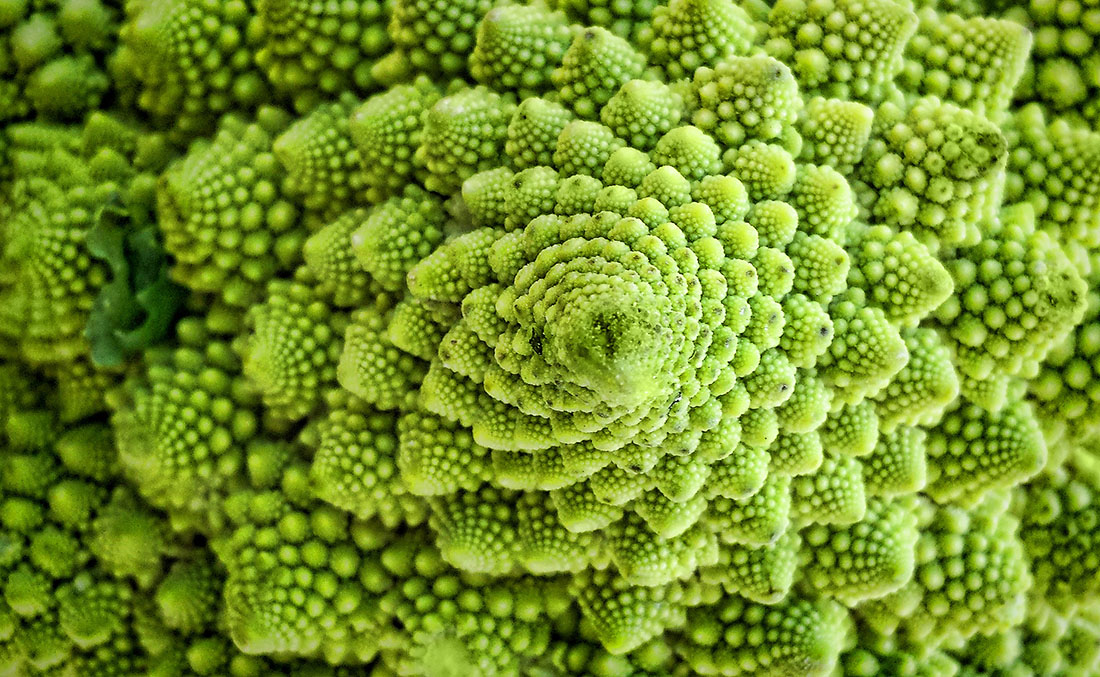
%> input picture fractal.jpg, 1100 x 677 px
$ octave edge_detection.m   (GNU Octave 9; MATLAB toolbox functions it lacks are replaced by stand-ins)
%> lines starting %> are read from the running program, lines starting %| are printed output that depends on the picture
% Reading the Image
img = imread('fractal.jpg');
%> img is the input picture: size 677x1100x3 uint8; mean R, G, B 116.3, 145.4, 39.1

% Conversion of RGB to Gray Scale
gray = rgb2gray(img);
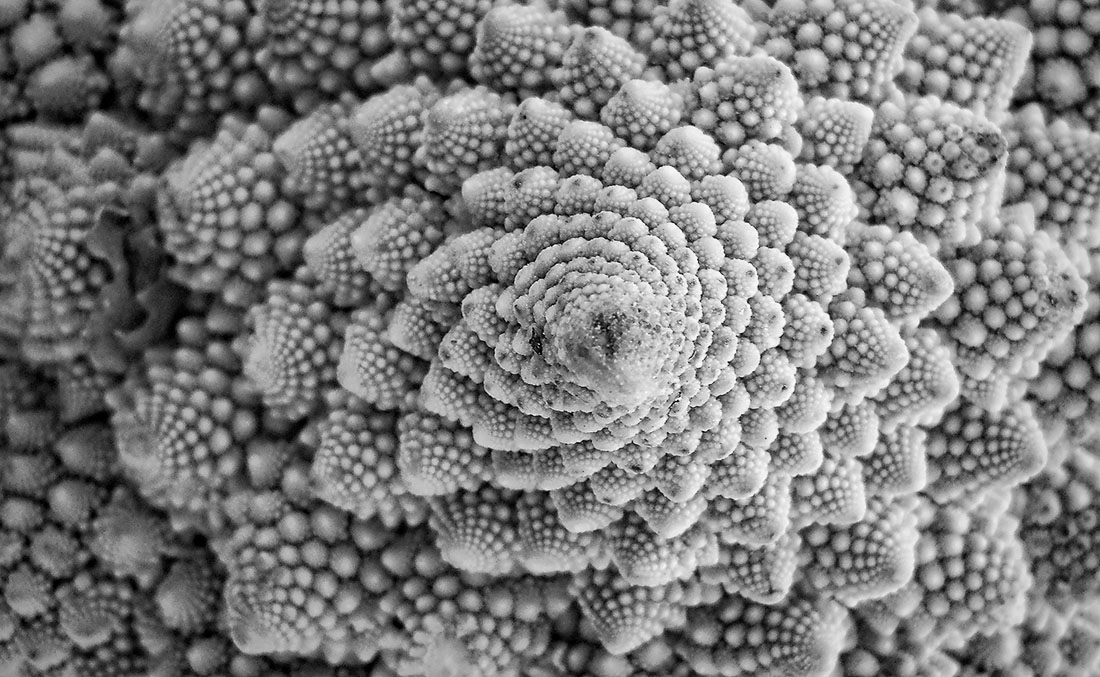
%> gray: size 677x1100 uint8; min 0, max 254, mean 124.6

% Sobel Edge Detection
sobel = edge(gray,'sobel');
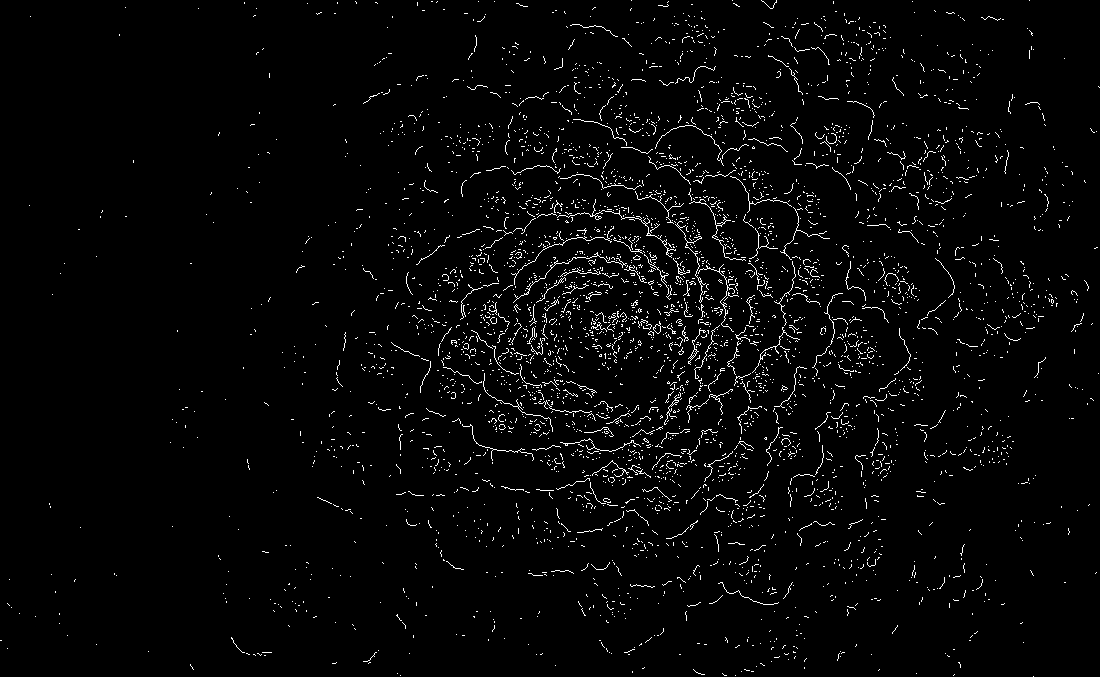
%> sobel: size 677x1100 logical; 2.6% white in thin lines or dots
imhist(sobel)
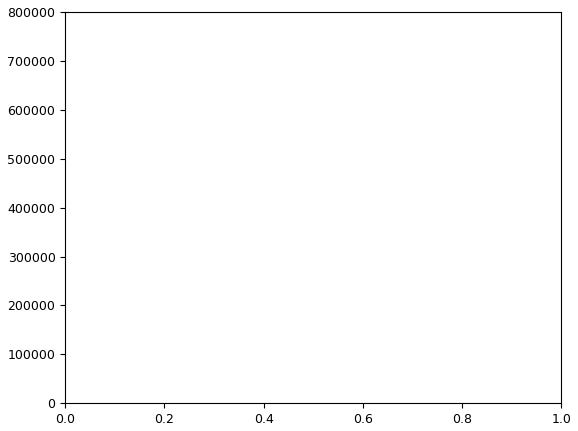
%> figure redrawn from the program's plot data
% image(sobel)

% Prewitt Edge Detection
prewitt = edge(gray, 'prewitt');
%> prewitt: size 677x1100 logical; 2.6% white in thin lines or dots
image(prewitt)
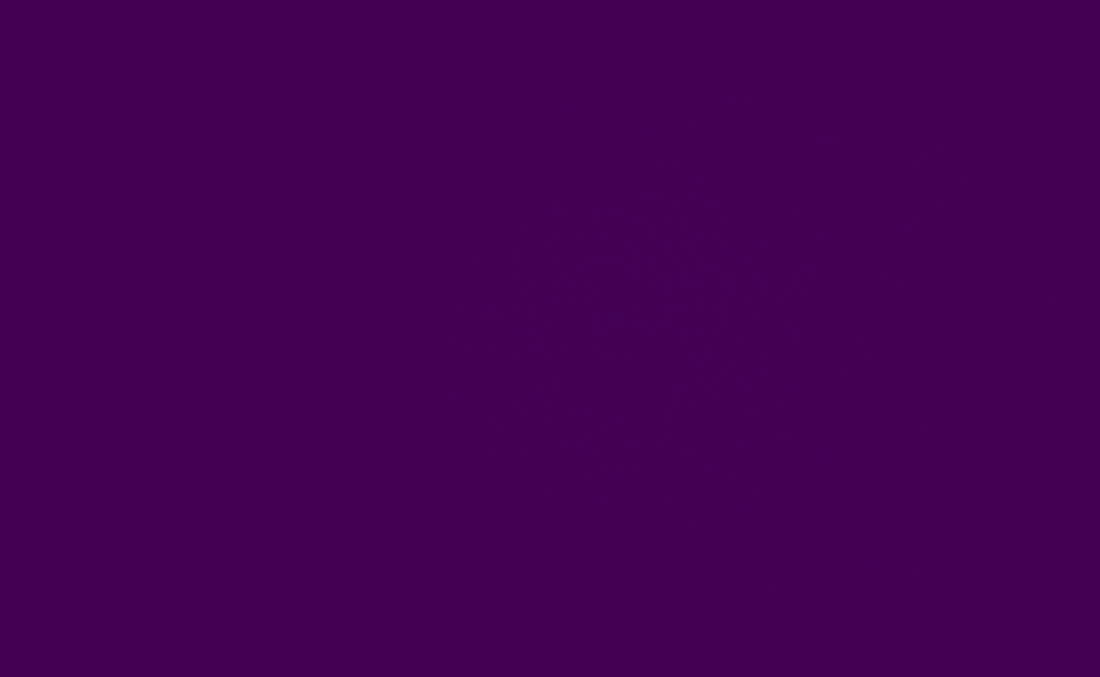
%> displayed picture: size 677x1100x3, on the screen's scale of 0 to 255; mean R, G, B 68, 1, 84.1
imhist(prewitt)

% Canny Edge Detection
canny = edge(gray, 'canny');
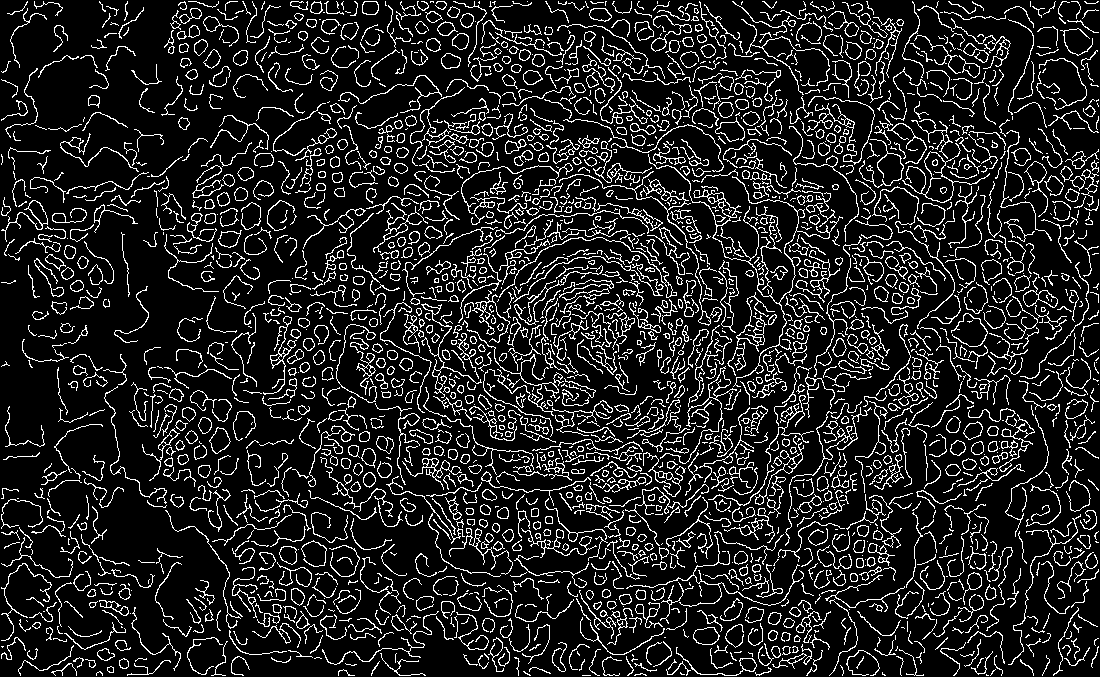
%> canny: size 677x1100 logical; 13.4% white in thin lines or dots
image(canny)
imhist(canny)
% Plotting Sub Plots of all Edge Detector Techniques
subplot(2,2,1), imshow(gray), title('Gray');
subplot(2,2,2), imshow(sobel), title('Sobel ED');
subplot(2,2,3), imshow(prewitt), title('Prewitt ED');
subplot(2,2,4), imshow(canny), title('Canny ED');

% Generating a Color map
image(img)
% colormap
colormap(map)
%> (this line was passed over: map is not available in this run)


% Changing the Color Map
img;
surf(peaks)
colormap winter
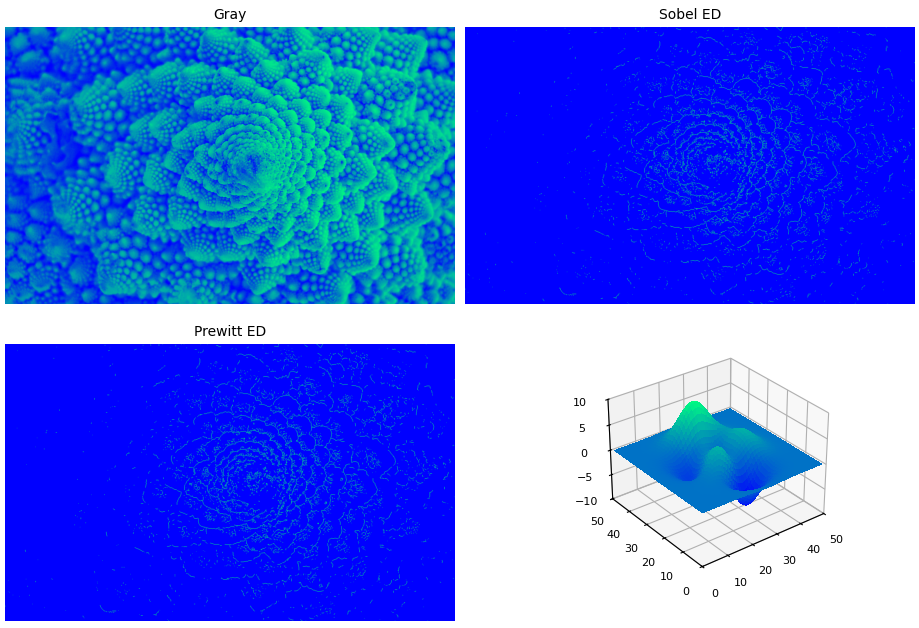
%> figure redrawn from the program's plot data, 4 panels


img;
surf(peaks)
colormap winter


% Create a figure with two subplots and store the axes handles,
% ax1 and ax2. Use a different colormap for each axes by passing
% the axes handles to the colormap function. In the upper subplot,
% create a surface plot using the spring colormap. In the lower subplot,
% create a surface plot using the winter colormap.

figure
ax1 = subplot(2,1,1);
surf(peaks)
colormap(ax1,spring)

ax2 = subplot(2,1,2);
surf(peaks)
colormap(ax2,winter)

surf(double(imresize(leja(:,:,2),[50 50])))
%> (this line was passed over: leja is not available in this run)
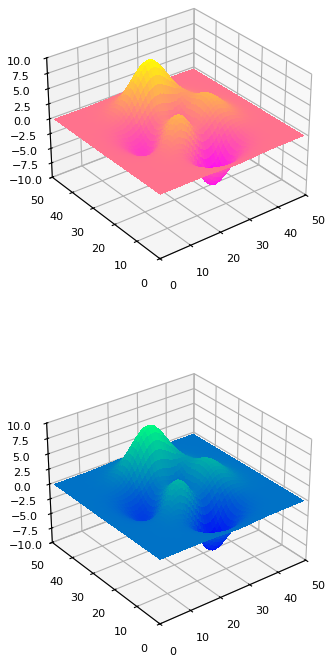
%> figure redrawn from the program's plot data, 2 panels

z=exp(1i*(1:100)*2*pi/100);
                p1 = poly(z);
%> (the run ends here)
